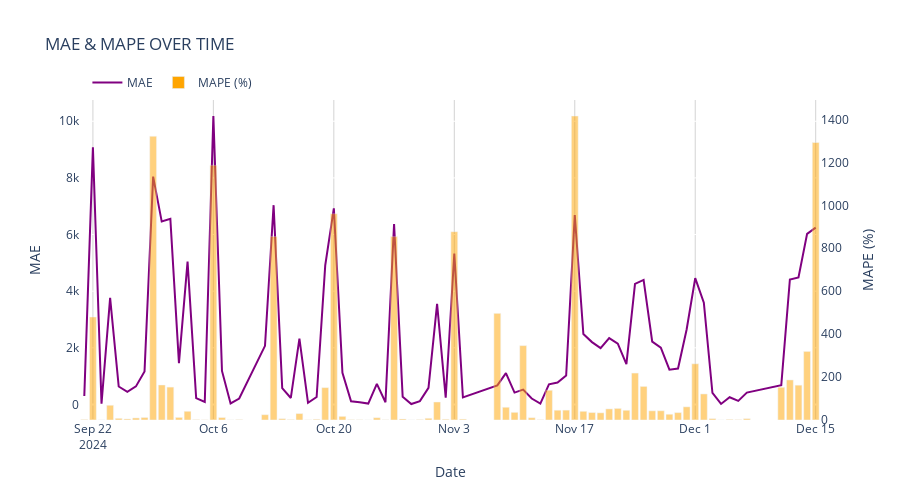

This figure's notebook cell:
### Markdown cell above
#### ERROR METRICS

### Code cell
# Create the figure
fig = go.Figure()

# Add MAE line trace on the primary y-axis
fig.add_trace(
    go.Scatter(
        x=df_daily['Date'],
        y=df_daily['MAE'],
        mode='lines',
        name='MAE',
        line=dict(color='purple', width=2)
    )
)

# Add MAPE bar trace on the secondary y-axis
fig.add_trace(
    go.Bar(
        x=df_daily['Date'],
        y=df_daily['MAPE'],
        name='MAPE (%)',
        marker=dict(color='orange', opacity=0.5),
        yaxis='y2'
    )
)

# Update layout to set up the secondary y-axis
fig.update_layout(
    title='MAE & MAPE OVER TIME',
    xaxis=dict(
        title='Date',
        showgrid=True,                # Show vertical grid lines
        gridcolor='lightgray',        # Color of the grid lines
        gridwidth=1,                  # Width of the grid lines
    ),
    yaxis=dict(
        title='MAE',
        side='left',
        showgrid=True                 # Show horizontal grid lines for primary y-axis
    ),
    yaxis2=dict(
        title='MAPE (%)',
        overlaying='y',
        side='right',
        showgrid=False                # No horizontal grid lines for secondary y-axis
    ),
    legend=dict(
        x=0.01,
        y=1.1,
        orientation='h'
    ),
    plot_bgcolor='white',
    paper_bgcolor='white',
    height=500,
    barmode='overlay'
)

# Show the figure
fig.show()
